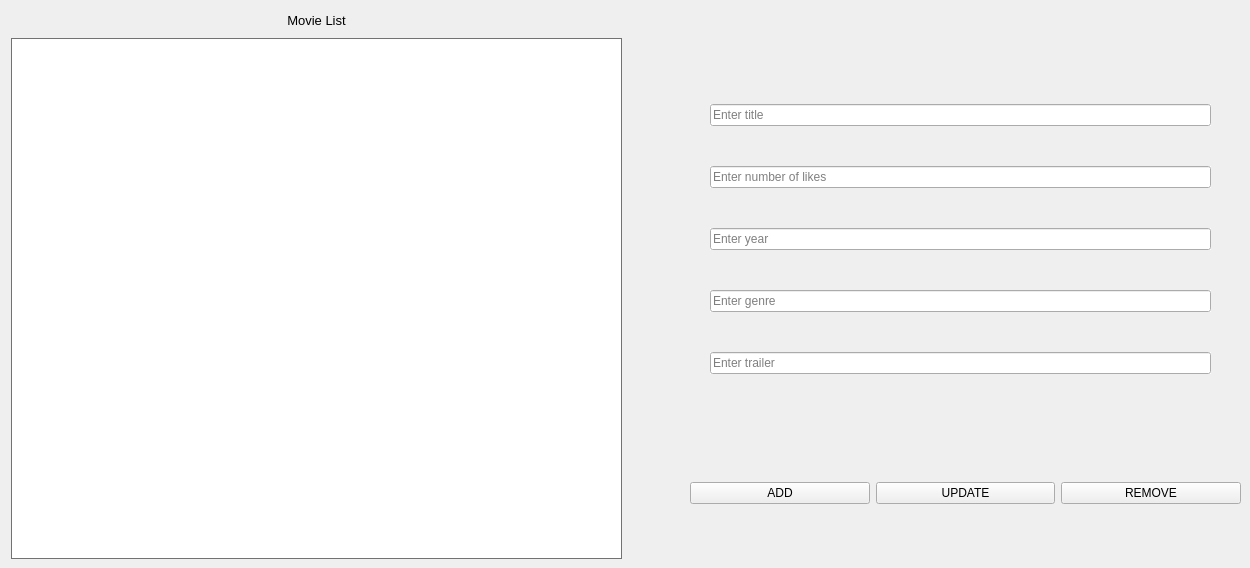
    <widget class="QWidget" name="admin_mode">
     <attribute name="icon">
      <iconset theme="appointment-missed"/>
     </attribute>
     <attribute name="title">
      <string>Admin Mode</string>
     </attribute>
     <widget class="QLabel" name="label">
      <property name="geometry">
       <rect>
        <x>11</x>
        <y>11</y>
        <width>611</width>
        <height>20</height>
       </rect>
      </property>
      <property name="minimumSize">
       <size>
        <width>181</width>
        <height>0</height>
       </size>
      </property>
      <property name="maximumSize">
       <size>
        <width>16777215</width>
        <height>20</height>
       </size>
      </property>
      <property name="palette">
       <palette>
        <active>
         <colorrole role="Button">
          <brush brushstyle="SolidPattern">
           <color alpha="255">
            <red>255</red>
            <green>255</green>
            <blue>255</blue>
           </color>
          </brush>
         </colorrole>
        </active>
        <inactive>
         <colorrole role="Button">
          <brush brushstyle="SolidPattern">
           <color alpha="255">
            <red>255</red>
            <green>255</green>
            <blue>255</blue>
           </color>
          </brush>
         </colorrole>
        </inactive>
        <disabled>
         <colorrole role="Button">
          <brush brushstyle="SolidPattern">
           <color alpha="255">
            <red>255</red>
            <green>255</green>
            <blue>255</blue>
           </color>
          </brush>
         </colorrole>
        </disabled>
       </palette>
      </property>
      <property name="text">
       <string>&lt;html&gt;&lt;head/&gt;&lt;body&gt;&lt;p align=&quot;center&quot;&gt;&lt;span style=&quot; font-size:10pt;&quot;&gt;Movie List&lt;/span&gt;&lt;/p&gt;&lt;/body&gt;&lt;/html&gt;</string>
      </property>
      <property name="textFormat">
       <enum>Qt::MarkdownText</enum>
      </property>
     </widget>
     <widget class="QListWidget" name="movieList">
      <property name="geometry">
       <rect>
        <x>11</x>
        <y>38</y>
        <width>611</width>
        <height>521</height>
       </rect>
      </property>
      <property name="palette">
       <palette>
        <active>
         <colorrole role="Dark">
          <brush brushstyle="SolidPattern">
           <color alpha="255">
            <red>0</red>
            <green>0</green>
            <blue>0</blue>
           </color>
          </brush>
         </colorrole>
         <colorrole role="Mid">
          <brush brushstyle="SolidPattern">
           <color alpha="255">
            <red>245</red>
            <green>245</green>
            <blue>245</blue>
           </color>
          </brush>
         </colorrole>
         <colorrole role="BrightText">
          <brush brushstyle="SolidPattern">
           <color alpha="255">
            <red>255</red>
            <green>255</green>
            <blue>255</blue>
           </color>
          </brush>
         </colorrole>
         <colorrole role="Base">
          <brush brushstyle="SolidPattern">
           <color alpha="255">
            <red>255</red>
            <green>255</green>
            <blue>255</blue>
           </color>
          </brush>
         </colorrole>
         <colorrole role="Window">
          <brush brushstyle="SolidPattern">
           <color alpha="255">
            <red>148</red>
            <green>148</green>
            <blue>148</blue>
           </color>
          </brush>
         </colorrole>
         <colorrole role="Shadow">
          <brush brushstyle="SolidPattern">
           <color alpha="255">
            <red>255</red>
            <green>255</green>
            <blue>255</blue>
           </color>
          </brush>
         </colorrole>
        </active>
        <inactive>
         <colorrole role="Dark">
          <brush brushstyle="SolidPattern">
           <color alpha="255">
            <red>0</red>
            <green>0</green>
            <blue>0</blue>
           </color>
          </brush>
         </colorrole>
         <colorrole role="Mid">
          <brush brushstyle="SolidPattern">
           <color alpha="255">
            <red>245</red>
            <green>245</green>
            <blue>245</blue>
           </color>
          </brush>
         </colorrole>
         <colorrole role="BrightText">
          <brush brushstyle="SolidPattern">
           <color alpha="255">
            <red>255</red>
            <green>255</green>
            <blue>255</blue>
           </color>
          </brush>
         </colorrole>
         <colorrole role="Base">
          <brush brushstyle="SolidPattern">
           <color alpha="255">
            <red>255</red>
            <green>255</green>
            <blue>255</blue>
           </color>
          </brush>
         </colorrole>
         <colorrole role="Window">
          <brush brushstyle="SolidPattern">
           <color alpha="255">
            <red>148</red>
            <green>148</green>
            <blue>148</blue>
           </color>
          </brush>
         </colorrole>
         <colorrole role="Shadow">
          <brush brushstyle="SolidPattern">
           <color alpha="255">
            <red>255</red>
            <green>255</green>
            <blue>255</blue>
           </color>
          </brush>
         </colorrole>
        </inactive>
        <disabled>
         <colorrole role="WindowText">
          <brush brushstyle="SolidPattern">
           <color alpha="255">
            <red>0</red>
            <green>0</green>
            <blue>0</blue>
           </color>
          </brush>
         </colorrole>
         <colorrole role="Dark">
          <brush brushstyle="SolidPattern">
           <color alpha="255">
            <red>0</red>
            <green>0</green>
            <blue>0</blue>
           </color>
          </brush>
         </colorrole>
         <colorrole role="Mid">
          <brush brushstyle="SolidPattern">
           <color alpha="255">
            <red>245</red>
            <green>245</green>
            <blue>245</blue>
           </color>
          </brush>
         </colorrole>
         <colorrole role="Text">
          <brush brushstyle="SolidPattern">
           <color alpha="255">
            <red>0</red>
            <green>0</green>
            <blue>0</blue>
           </color>
          </brush>
         </colorrole>
         <colorrole role="BrightText">
          <brush brushstyle="SolidPattern">
           <color alpha="255">
            <red>255</red>
            <green>255</green>
            <blue>255</blue>
           </color>
          </brush>
         </colorrole>
         <colorrole role="ButtonText">
          <brush brushstyle="SolidPattern">
           <color alpha="255">
            <red>0</red>
            <green>0</green>
            <blue>0</blue>
           </color>
          </brush>
         </colorrole>
         <colorrole role="Base">
          <brush brushstyle="SolidPattern">
           <color alpha="255">
            <red>148</red>
            <green>148</green>
            <blue>148</blue>
           </color>
          </brush>
         </colorrole>
         <colorrole role="Window">
          <brush brushstyle="SolidPattern">
           <color alpha="255">
            <red>148</red>
            <green>148</green>
            <blue>148</blue>
           </color>
          </brush>
         </colorrole>
         <colorrole role="Shadow">
          <brush brushstyle="SolidPattern">
           <color alpha="255">
            <red>255</red>
            <green>255</green>
            <blue>255</blue>
           </color>
          </brush>
         </colorrole>
        </disabled>
       </palette>
      </property>
     </widget>
     <widget class="QWidget" name="layoutWidget">
      <property name="geometry">
       <rect>
        <x>710</x>
        <y>70</y>
        <width>501</width>
        <height>341</height>
       </rect>
      </property>
      <layout class="QVBoxLayout" name="verticalLayout">
       <item>
        <widget class="QLineEdit" name="titleLine">
         <property name="autoFillBackground">
          <bool>true</bool>
         </property>
         <property name="placeholderText">
          <string>Enter title</string>
         </property>
        </widget>
       </item>
       <item>
        <widget class="QLineEdit" name="likesLine">
         <property name="autoFillBackground">
          <bool>true</bool>
         </property>
         <property name="placeholderText">
          <string>Enter number of likes</string>
         </property>
        </widget>
       </item>
       <item>
        <widget class="QLineEdit" name="yearLine">
         <property name="autoFillBackground">
          <bool>true</bool>
         </property>
         <property name="placeholderText">
          <string>Enter year </string>
         </property>
        </widget>
       </item>
       <item>
        <widget class="QLineEdit" name="genreLine">
         <property name="autoFillBackground">
          <bool>true</bool>
         </property>
         <property name="placeholderText">
          <string>Enter genre</string>
         </property>
        </widget>
       </item>
       <item>
        <widget class="QLineEdit" name="trailerLine">
         <property name="autoFillBackground">
          <bool>true</bool>
         </property>
         <property name="placeholderText">
          <string>Enter trailer</string>
         </property>
        </widget>
       </item>
      </layout>
     </widget>
     <widget class="QWidget" name="layoutWidget">
      <property name="geometry">
       <rect>
        <x>690</x>
        <y>438</y>
        <width>551</width>
        <height>111</height>
       </rect>
      </property>
      <layout class="QHBoxLayout" name="horizontalLayout">
       <item>
        <widget class="QPushButton" name="addButton">
         <property name="text">
          <string>ADD</string>
         </property>
        </widget>
       </item>
       <item>
        <widget class="QPushButton" name="updateButton">
         <property name="text">
          <string>UPDATE</string>
         </property>
        </widget>
       </item>
       <item>
        <widget class="QPushButton" name="deleteButton_ADMIN">
         <property name="text">
          <string>REMOVE</string>
         </property>
        </widget>
       </item>
      </layout>
     </widget>
    </widget>
